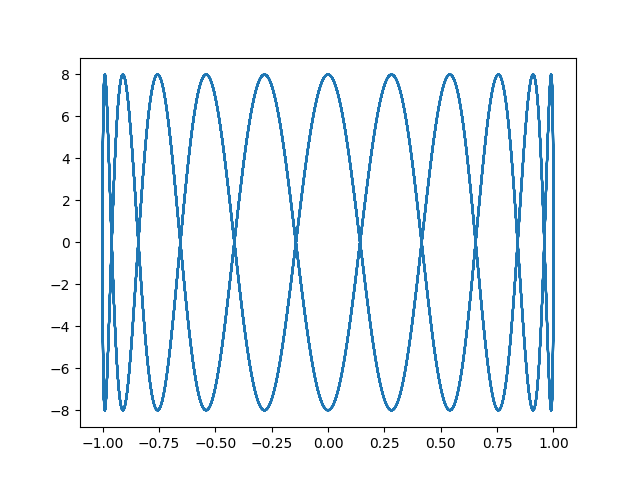

Reproduce this figure in Python.
import matplotlib.pyplot as plt
import numpy as np
import random

def lis():
    t = np.arange(-30, 30, 0.01)
    phase, A, a, B, b = np.pi / 2, 1, 1, random.randint(-10, 10), random.randint(0, 20)

    x = A * np.sin(a * t + phase)
    y = B * np.sin(b * t)

    plt.plot(x, y)

if(__name__ == '__main__'):
    lis()
    plt.savefig('task_add_1')
